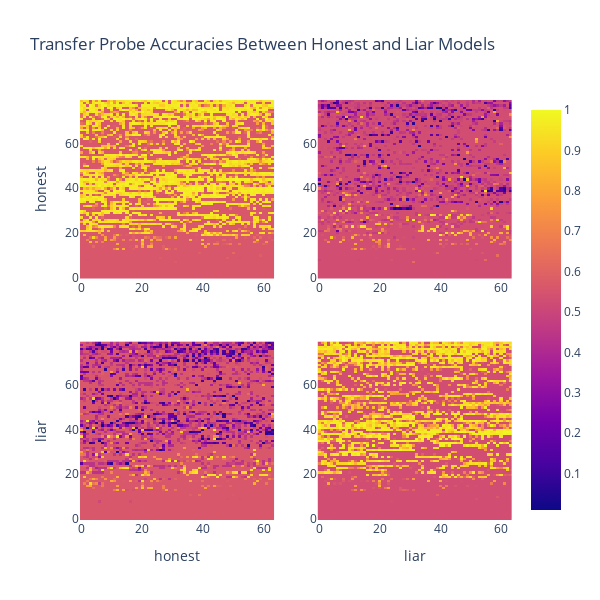

Here is the notebook cell this chart was saved with:
### Code cell
fig.update_layout(
    width=600,
    height=600,
    title_text=f"Transfer Probe Accuracies Between Honest and Liar Models",
)

### Figure 1 — Plotly figure (JSON) as saved in the notebook; plotly's stock layout.template omitted (floating-point values rounded to 4 significant figures; data arrays with more than 128 entries replaced by an {"elided": "..."} marker saying what was removed)
{"data": [{"coloraxis": "coloraxis", "hovertemplate": "Heads (sorted): %{x}<br>Layers: %{y}<br>color: %{z}<extra></extra>", "name": "0", "type": "heatmap", "xaxis": "x", "yaxis": "y", "z": {"elided": "80x64 float values"}}, {"coloraxis": "coloraxis", "hovertemplate": "Heads (sorted): %{x}<br>Layers: %{y}<br>color: %{z}<extra></extra>", "name": "0", "type": "heatmap", "xaxis": "x2", "yaxis": "y2", "z": {"elided": "80x64 float values"}}, {"coloraxis": "coloraxis", "hovertemplate": "Heads (sorted): %{x}<br>Layers: %{y}<br>color: %{z}<extra></extra>", "name": "0", "type": "heatmap", "xaxis": "x3", "yaxis": "y3", "z": {"elided": "80x64 float values"}}, {"coloraxis": "coloraxis", "hovertemplate": "Heads (sorted): %{x}<br>Layers: %{y}<br>color: %{z}<extra></extra>", "name": "0", "type": "heatmap", "xaxis": "x4", "yaxis": "y4", "z": {"elided": "80x64 float values"}}], "layout": {"height": 600, "title": {"text": "Transfer Probe Accuracies Between Honest and Liar Models"}, "width": 600, "xaxis": {"anchor": "y", "domain": [0, 0.45]}, "xaxis2": {"anchor": "y2", "domain": [0.55, 1]}, "xaxis3": {"anchor": "y3", "domain": [0, 0.45], "title": {"text": "honest"}}, "xaxis4": {"anchor": "y4", "domain": [0.55, 1], "title": {"text": "liar"}}, "yaxis": {"anchor": "x", "domain": [0.575, 1], "title": {"text": "honest"}}, "yaxis2": {"anchor": "x2", "domain": [0.575, 1]}, "yaxis3": {"anchor": "x3", "domain": [0, 0.425], "title": {"text": "liar"}}, "yaxis4": {"anchor": "x4", "domain": [0, 0.425]}}}
